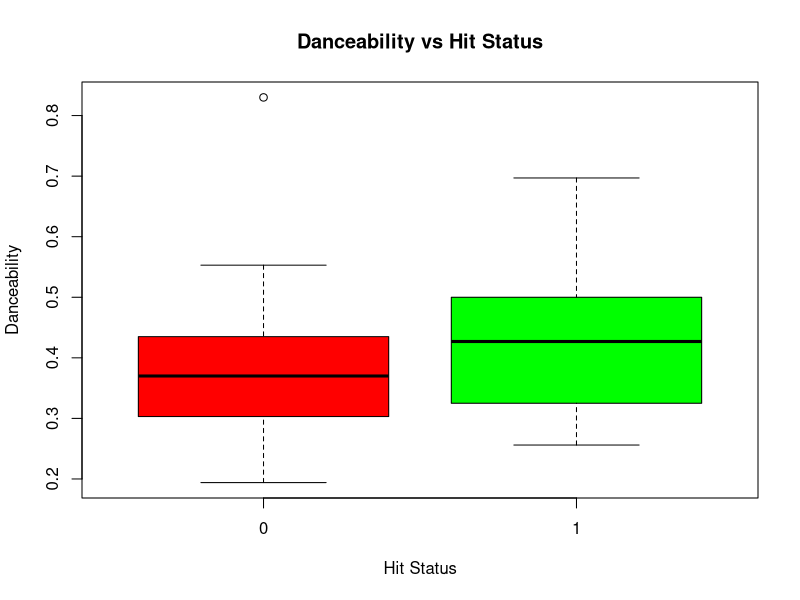
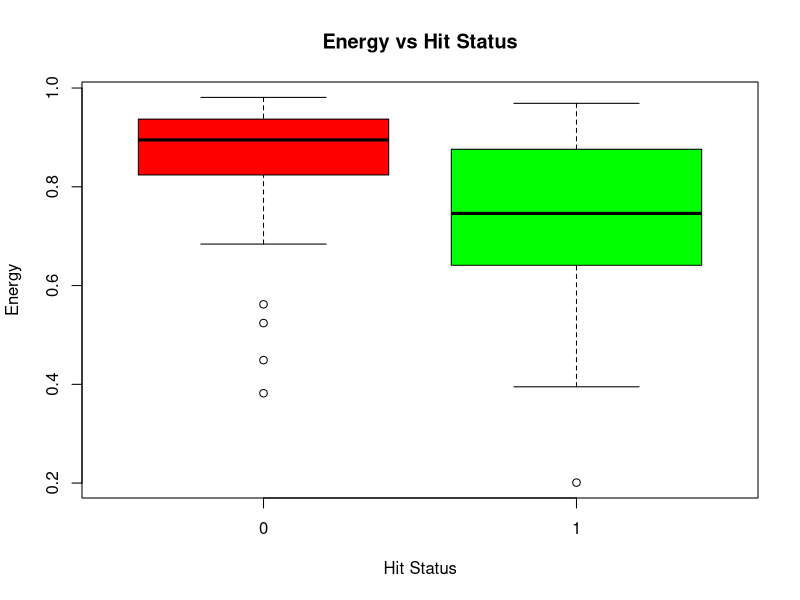
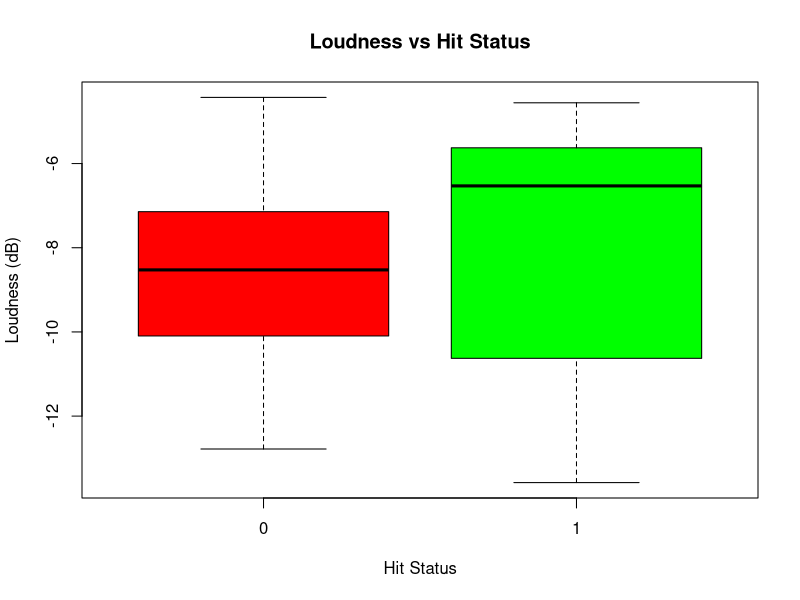
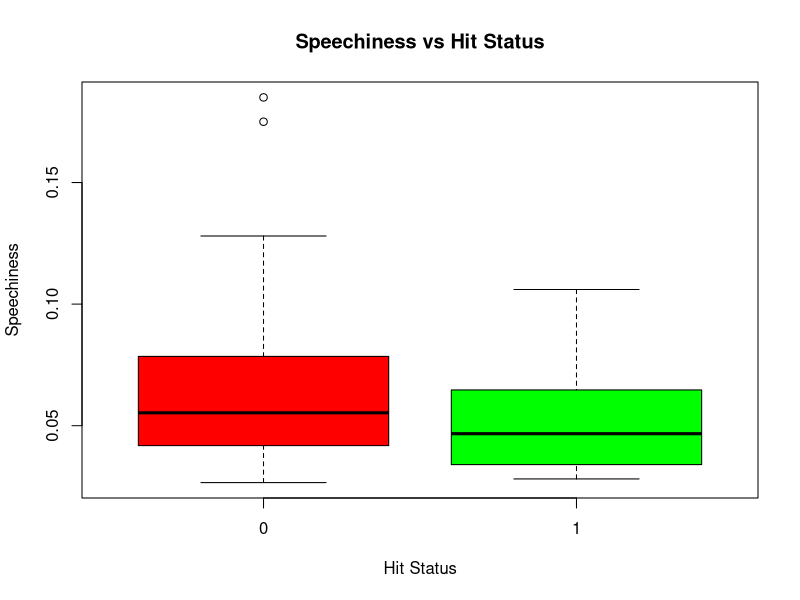
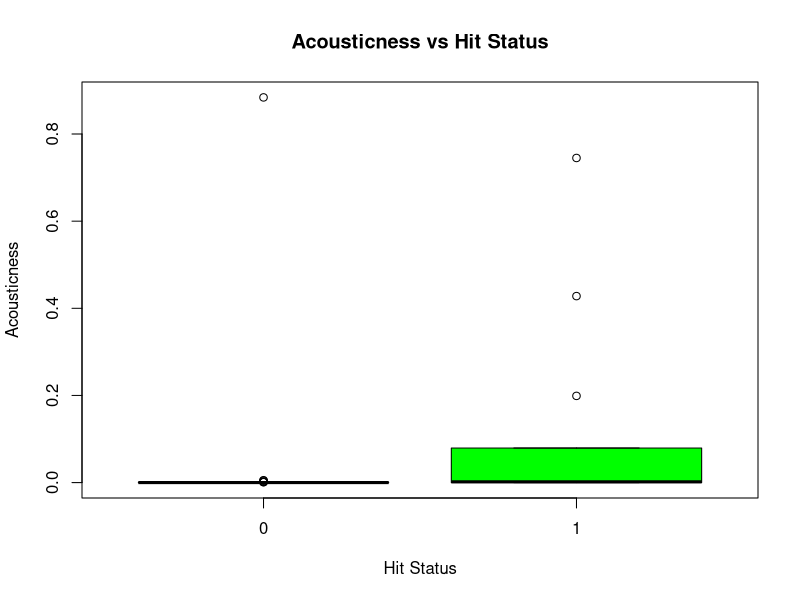
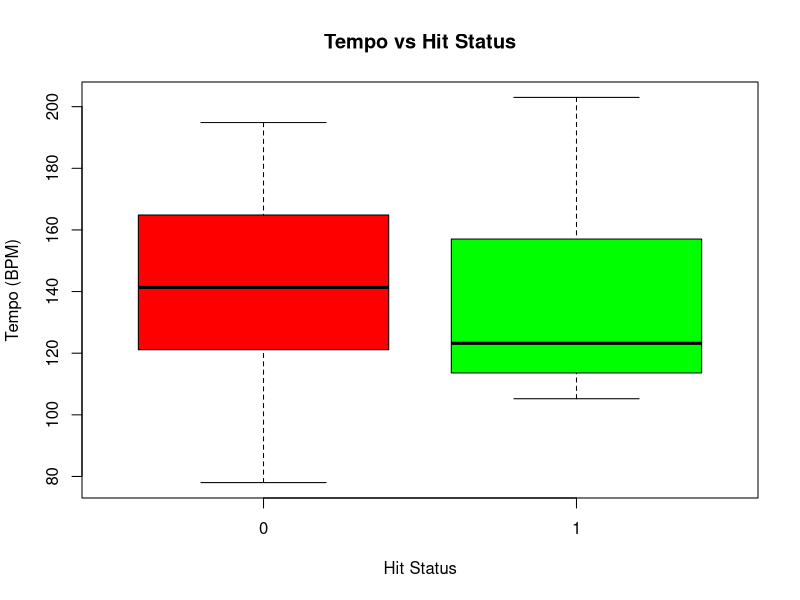
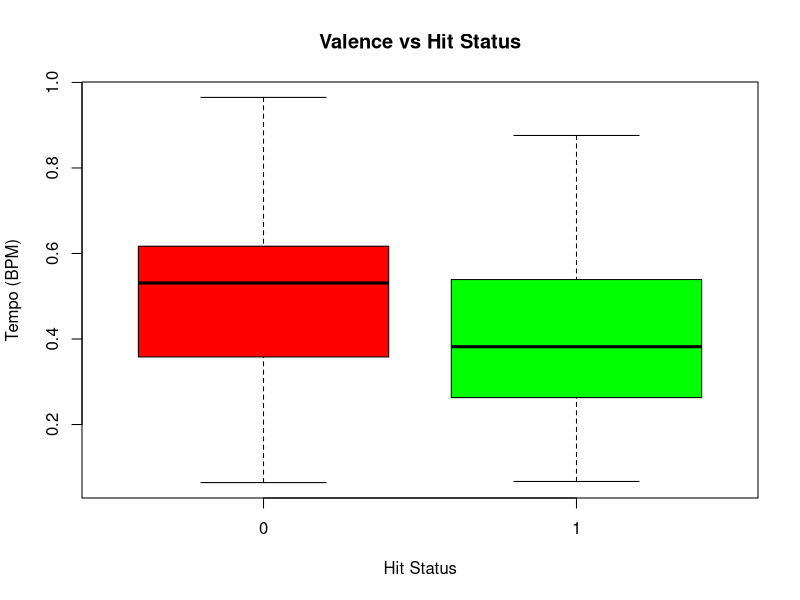
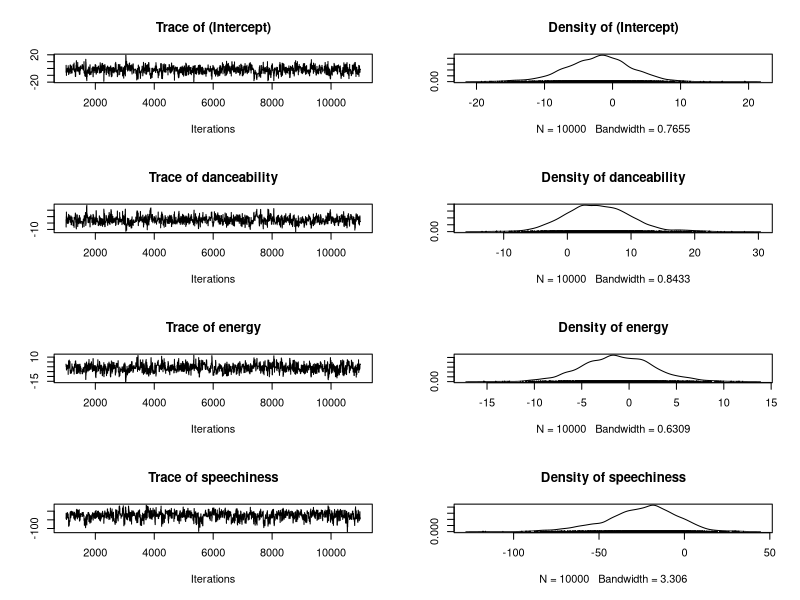

These charts were generated, in order, by the following R code:
# Load the dataset from CSV file
# Ensure the file is in the working directory or provide the full file path
data <- read.csv('nirvana_discography.csv', sep =';') 

# Attach the dataset to make column names accessible without referencing 'data$'
attach(data) 

# Display column names of the dataset
names(data) 

# Create a binary variable 'bin.hit' that classifies songs as hits (1) or non-hits (0)
# A song is considered a hit if it has more than 150 million streams
bin.hit = ifelse(data$streams > 150000000, 1, 0)

# Display the names of songs classified as hits
song_name[bin.hit == 1]


# Generate boxplots to visualize differences in audio features between hit and non-hit songs
boxplot(danceability ~ bin.hit, data = data, main="Danceability vs Hit Status", 
        xlab="Hit Status", ylab="Danceability", col=c("red", "green"))

boxplot(energy ~ bin.hit, data = data, main="Energy vs Hit Status", 
        xlab="Hit Status", ylab="Energy", col=c("red", "green"))

boxplot(loudness ~ bin.hit, data = data, main="Loudness vs Hit Status", 
        xlab="Hit Status", ylab="Loudness (dB)", col=c("red", "green"))

boxplot(speechiness ~ bin.hit, data = data, main="Speechiness vs Hit Status", 
        xlab="Hit Status", ylab="Speechiness", col=c("red", "green"))

boxplot(acousticness ~ bin.hit, data = data, main="Acousticness vs Hit Status", 
        xlab="Hit Status", ylab="Acousticness", col=c("red", "green"))

boxplot(tempo ~ bin.hit, data = data, main="Tempo vs Hit Status", 
        xlab="Hit Status", ylab="Tempo (BPM)", col=c("red", "green"))

boxplot(valence ~ bin.hit, data = data, main="Valence vs Hit Status", 
        xlab="Hit Status", ylab="Tempo (BPM)", col=c("red", "green"))


# Load the MCMCpack library for Bayesian logistic regression
library(MCMCpack) 

# Perform Bayesian logistic regression with initial parameters
bayes.logit <- MCMClogit(bin.hit ~ danceability + energy + 
                           speechiness + acousticness + valence + tempo, 
                         data = data, burnin = 1000, mcmc = 10000, thin = 1) 

plot(bayes.logit)
acf(bayes.logit)



# Run Bayesian logistic regression again with increased burn-in and iterations to improve accuracy
bayes.logit <- MCMClogit(bin.hit ~ danceability + energy + speechiness + 
                           acousticness + valence + tempo, 
                         data = data, burnin = 10000, mcmc = 150000, thin = 25)

plot(bayes.logit)
acf(bayes.logit)


# Create a refined model by selecting only the most significant predictors
bayes.logit2 <- MCMClogit(bin.hit ~ danceability + tempo + speechiness + 
                            valence, 
                          data = data, burnin = 10000, mcmc = 150000, thin = 25)

plot(bayes.logit2)
acf(bayes.logit2)




library(boot)


# Predict hit probability for "Smells Like Teen Spirit"
slts.linear = bayes.logit2[,1] + 0.502*bayes.logit2[,2] 
+ 116.761*bayes.logit2[,3] + 0.0564*bayes.logit2[,4] + 0.72*bayes.logit2[,5] 

# Convert logit output to probability using inverse logit function
slts.pred = inv.logit(slts.linear) 

# Compute the mean predicted probability of "Smells Like Teen Spirit" being a hit
mean(slts.pred) 

# Compute the 95% predictive interval (confidence range) for the hit probability
quantile(slts.pred, c(0.025, 0.975))

# Predict hit probability for "Black Hole Sun"
bhs.linear = bayes.logit2[,1] + 0.35*bayes.logit2[,2] + 
  105.435*bayes.logit2[,3] + 0.041*bayes.logit2[,4] + 0.147*bayes.logit2[,5] 

# Convert logit output to probability
bhs.pred = inv.logit(bhs.linear)

# Compute the mean predicted probability of "Black Hole Sun" being a hit
mean(bhs.pred) 

# Compute the 95% predictive interval for "Black Hole Sun"
quantile(bhs.pred, c(0.025, 0.975))
